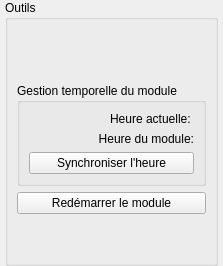
        <widget class="QWidget" name="pgTools">
         <layout class="QVBoxLayout" name="verticalLayout_35">
          <property name="spacing">
           <number>0</number>
          </property>
          <property name="leftMargin">
           <number>5</number>
          </property>
          <property name="topMargin">
           <number>0</number>
          </property>
          <property name="rightMargin">
           <number>5</number>
          </property>
          <property name="bottomMargin">
           <number>0</number>
          </property>
          <item>
           <widget class="QGroupBox" name="grpTools">
            <property name="title">
             <string>Outils</string>
            </property>
            <layout class="QVBoxLayout" name="verticalLayout_36">
             <property name="leftMargin">
              <number>9</number>
             </property>
             <property name="topMargin">
              <number>9</number>
             </property>
             <item>
              <widget class="QLabel" name="lblTools">
               <property name="sizePolicy">
                <sizepolicy hsizetype="Fixed" vsizetype="Fixed">
                 <horstretch>0</horstretch>
                 <verstretch>0</verstretch>
                </sizepolicy>
               </property>
               <property name="minimumSize">
                <size>
                 <width>48</width>
                 <height>48</height>
                </size>
               </property>
               <property name="maximumSize">
                <size>
                 <width>48</width>
                 <height>48</height>
                </size>
               </property>
               <property name="text">
                <string/>
               </property>
               <property name="pixmap">
                <pixmap resource="wimustudio2.qrc">:/icons/images/tools.png</pixmap>
               </property>
               <property name="scaledContents">
                <bool>true</bool>
               </property>
              </widget>
             </item>
             <item>
              <widget class="QGroupBox" name="grpCurrentTime">
               <property name="title">
                <string>Gestion temporelle du module</string>
               </property>
               <layout class="QVBoxLayout" name="verticalLayout_37">
                <item>
                 <widget class="QLabel" name="lblCurrentDateTime">
                  <property name="text">
                   <string>Heure actuelle: </string>
                  </property>
                  <property name="alignment">
                   <set>Qt::AlignRight|Qt::AlignTrailing|Qt::AlignVCenter</set>
                  </property>
                 </widget>
                </item>
                <item>
                 <widget class="QLabel" name="lblCurrentDateTimeWIMU">
                  <property name="text">
                   <string>Heure du module:</string>
                  </property>
                  <property name="alignment">
                   <set>Qt::AlignRight|Qt::AlignTrailing|Qt::AlignVCenter</set>
                  </property>
                 </widget>
                </item>
                <item>
                 <widget class="QPushButton" name="btnSyncTime">
                  <property name="cursor">
                   <cursorShape>PointingHandCursor</cursorShape>
                  </property>
                  <property name="text">
                   <string>Synchroniser l'heure</string>
                  </property>
                  <property name="icon">
                   <iconset resource="wimustudio2.qrc">
                    <normaloff>:/icons/images/date_time.png</normaloff>:/icons/images/date_time.png</iconset>
                  </property>
                  <property name="iconSize">
                   <size>
                    <width>24</width>
                    <height>24</height>
                   </size>
                  </property>
                 </widget>
                </item>
               </layout>
              </widget>
             </item>
             <item>
              <widget class="QPushButton" name="btnReset">
               <property name="cursor">
                <cursorShape>PointingHandCursor</cursorShape>
               </property>
               <property name="text">
                <string>Redémarrer le module</string>
               </property>
               <property name="icon">
                <iconset resource="wimustudio2.qrc">
                 <normaloff>:/icons/images/reset.png</normaloff>:/icons/images/reset.png</iconset>
               </property>
               <property name="iconSize">
                <size>
                 <width>24</width>
                 <height>24</height>
                </size>
               </property>
              </widget>
             </item>
             <item>
              <spacer name="verticalSpacer_11">
               <property name="orientation">
                <enum>Qt::Vertical</enum>
               </property>
               <property name="sizeHint" stdset="0">
                <size>
                 <width>20</width>
                 <height>40</height>
                </size>
               </property>
              </spacer>
             </item>
            </layout>
           </widget>
          </item>
         </layout>
        </widget>
